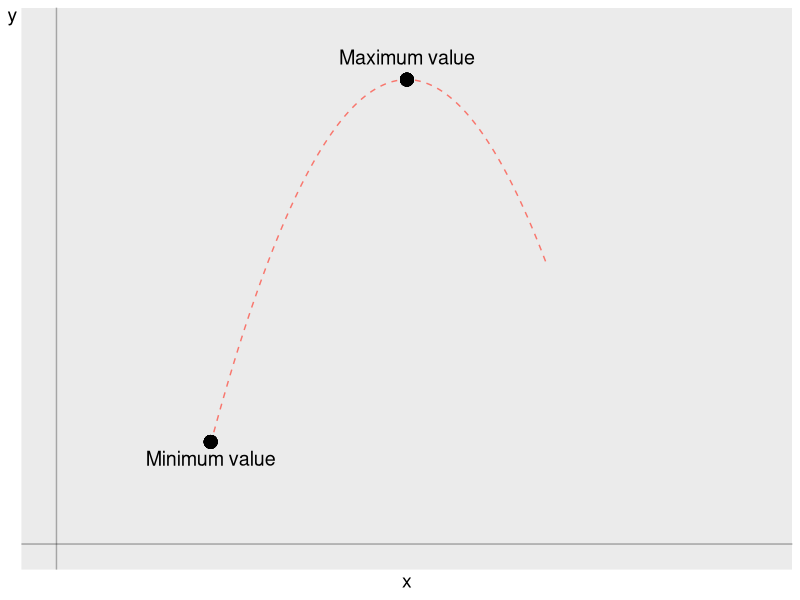
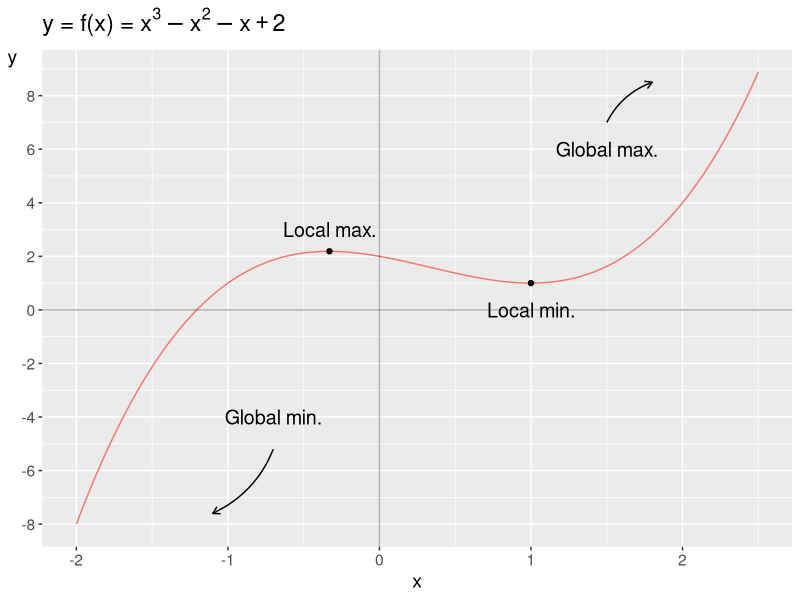
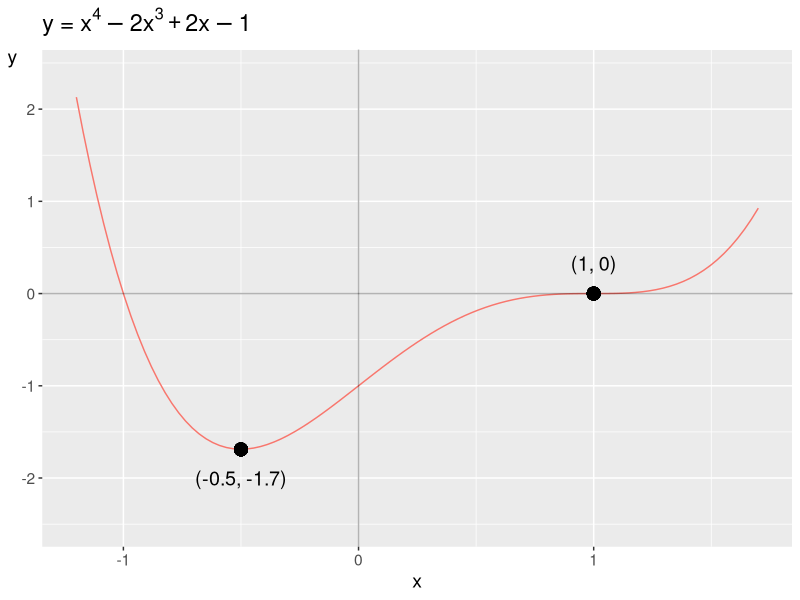

Recreate these plots in R, in order.
## ---- chunk 1
library("tidyverse")
th11 <- theme(axis.title.y=element_text(angle=0), text=element_text(size=14))
p11 <- ggplot(tibble(x=0:10), aes(x)) +
  geom_vline(xintercept=0, alpha=.3) +
  geom_hline(yintercept=0, alpha=.3) +
  th11
g_minmax <- p11 +
  stat_function(fun=function(x) 10-(x-5)^2, xlim=c(2.2,7), linetype="dashed", color="#F8766D") +
  scale_x_continuous(limits=c(0,10), breaks=NULL) +
  scale_y_continuous(limits=c(0,11), breaks=NULL) +
  geom_point(aes(5,10), color="black", size=4) +
  geom_point(aes(2.2,2.2), color="black", size=4) +
  annotate("text", x=2.2, y=2.2, label="Minimum value", vjust=1.6, size=5) +
  annotate("text", x=5, y=10, label="Maximum value", vjust=-1, size=5)
g_minmax
## ---- chunk 2
g_localminmax <- ggplot() +
  stat_function(fun=function(x) x^3-x^2-x+2, xlim=c(-2,2.5), color="#F8766D") +
  geom_point(aes(x=c(-.33,1), y=c(2.19,1))) +
  scale_y_continuous(breaks=seq(-8,8,2)) +
  labs(x="x", y="y", title=bquote("y = f(x) ="~x^3-x^2-x+2)) +
  th11 +
  annotate("text", x=-.33, y=3, label="Local max.", size=5) +
  annotate("text", x=1, y=0, label="Local min.", size=5) +
  annotate("text", x=1.5, y=6, label="Global max.", size=5) +
  annotate("text", x=-.7, y=-4, label="Global min.", size=5) +
  annotate("curve", x=-.7, y=-5.2, xend=-1.1, yend=-7.6,
           curvature=-.2, arrow=arrow(length=unit(2,"mm"))) +
  annotate("curve", x=1.5, y=7, xend=1.8, yend=8.5,
           curvature=-.2, arrow=arrow(length=unit(2,"mm"))) +
  geom_vline(xintercept=0, alpha=.3) +
  geom_hline(yintercept=0, alpha=.3)
g_localminmax
## ---- chunk 3
g_min_terrace <- ggplot(tibble(x=-10:10)) +
  th11 +
  stat_function(fun=function(x) x^4-2*x^3+2*x-1, color="#F8766D") +
  xlim(-1.2,1.7) + ylim(-2.5,2.4) +
  geom_point(aes(x=-.5, y=-1.69), size=4) +
  geom_point(aes(x=1, y=0), size=4) +
  labs(title=bquote("y ="~x^4-2*x^3+2*x-1), x="x", y="y") +
  annotate(geom='text', x=-.5, y=-2, label="(-0.5, -1.7)", size=5) +
  annotate(geom='text', x=1, y=.33, label="(1, 0)", size=5) +
  geom_vline(xintercept=0, alpha=.3) +
  geom_hline(yintercept=0, alpha=.3)
g_min_terrace
## ---- chunk 4
if (knitr::is_latex_output()) {
  ex_items <- list(
    list(
      q = "Find the extreme point of \\(f\\left(x\\right)=-x^{2}+4x\\)\n\n(a) Set (f'left(xright)=0)\n\n(b) Use the second derivative to determine whether this is a maximum or minimum.\n\n(c) Calculate (fleft(x^{*}right))",
      a = "(a) \\(-2x+4=0\\Rightarrow x^{*}=2\\) , (b) \\(f''\\left(x\\right)=-2<0\\) : maximum, (c) \\(f\\left(2\\right)=4\\) .\n\n"
    ),
    list(
      q = "Find the extreme point of \\(h\\left(k\\right)=k^{2}-k+3\\)\n\n(a) Set (h'left(kright)=0)\n\n(b) Use the second derivative to determine whether this is a maximum or minimum.\n\n(c) Calculate (hleft(k^{*}right))",
      a = "(a) \\(2k-1=0\\Rightarrow k^{*}=\\frac{1}{2}\\) , (b) \\(h''\\left(k\\right)=2>0\\) : minimum, (c) \\(h\\left(\\frac{1}{2}\\right)=\\frac{11}{4}=2.75\\) .\n\n"
    ),
    list(
      q = "Given \\(f\\left(x\\right)=x^{3}-x^{2}-x+2\\)\n\n(a) Find the critical points by setting (f'left(xright)=0)\n\n(b) Determine whether each critical point is a local maximum or local minimum.\n\n(c) State the function's global maximum and global minimum over the interval.",
      a = "(a) \\(3x^{2}-2x-1=0\\Rightarrow x_{1}^{*}=-\\frac{1}{3},x_{2}^{*}=1\\) , (b) \\(f''\\left(-\\frac{1}{3}\\right)=-40\\) (local min), (c) global extrema determined by boundary values.\n\n"
    ),
    list(
      q = "Find the extreme point of \\(f\\left(x\\right)=x^{2}-x\\)\n\n(a) Set (f'left(xright)=0)\n\n(b) Is this a maximum or minimum?\n\n(c) Calculate the extreme value (fleft(x^{*}right))",
      a = "(a) \\(2x-1=0\\Rightarrow x^{*}=\\frac{1}{2}\\) , (b) \\(f''\\left(x\\right)=2>0\\) : minimum, (c) \\(f\\left(\\frac{1}{2}\\right)=-\\frac{1}{4}\\) .\n\n"
    ),
    list(
      q = "Use the Lagrange method to maximize \\(f\\left(x\\right)=x^{2}\\)\n\n(a) Write the Lagrange function (mathcal{L}left(x,lambdaright))\n\n(b) Write the two first-order conditions.\n\n(c) Find (x^{*})",
      a = "(a) \\(\\mathcal{L}=x^{2}+\\lambda\\left(x^{2}-8\\right)\\) , (b) \\(\\mathcal{L}'_{x}=2x+2x\\lambda=0\\) , (c) \\(x^{*}=\\sqrt{8}=2\\sqrt{2}\\) .\n\n"
    ),
    list(
      q = "Use the Lagrange method to maximize \\(f\\left(x,y\\right)=xy\\) subject to \\(x+y=6\\) .\n\n(a) Write the Lagrange function (mathcal{L}left(x,y,lambdaright)) .\n\n(b) Write the three first-order conditions.\n\n(c) Find (x^{*}) and (y^{*}) .",
      a = "(a) \\(\\mathcal{L}=xy+\\lambda\\left(x+y-6\\right)\\) , (b) \\(\\mathcal{L}'_{x}=y+\\lambda=0\\) , (c) \\(x^{*}=y^{*}=3\\) .\n\n"
    ),
    list(
      q = "A firm has profit function \\(\\pi\\left(Q\\right)=100Q-Q^{2}-500\\) .\n\n(a) Find the profit-maximizing quantity (Q^{*}) by setting (pi'left(Qright)=0) .\n\n(b) Use the second derivative to confirm this is a maximum.\n\n(c) Calculate the maximum profit (pileft(Q^{*}right)) .",
      a = "(a) \\(\\pi'\\left(Q\\right)=100-2Q=0\\Rightarrow Q^{*}=50\\) , (b) \\(\\pi''\\left(Q\\right)=-2<0\\) : maximum, (c) \\(\\pi\\left(50\\right)=5000-2500-500=2000\\) .\n\n"
    ),
    list(
      q = "A firm's total cost is \\(TC\\left(q\\right)=q^{3}-6q^{2}+15q+10\\) .\n\n(a) Find the marginal cost (MCleft(qright)=TC'left(qright)) .\n\n(b) Find the quantity (q^{*}) that minimizes (MC) .\n\n(c) Verify it is a minimum using the second derivative.",
      a = "(a) \\(MC\\left(q\\right)=3q^{2}-12q+15\\) , (b) \\(MC'\\left(q\\right)=6q-12=0\\Rightarrow q^{*}=2\\) , (c) \\(MC''\\left(q\\right)=6>0\\) : minimum.\n\n"
    ),
    list(
      q = "Maximize \\(U\\left(x,y\\right)=x^{1/2}y^{1/2}\\) subject to \\(2x+y=12\\) .\n\n(a) Write the Lagrange function (mathcal{L}left(x,y,lambdaright)) .\n\n(b) Write the three first-order conditions.\n\n(c) Find (x^{*}) , (y^{*}) , and (Uleft(x^{*},y^{*}right)) .",
      a = "(a) \\(\\mathcal{L}=x^{1/2}y^{1/2}+\\lambda\\left(12-2x-y\\right)\\) , (b) FOCs: \\(\\frac{1}{2}x^{-1/2}y^{1/2}=2\\lambda\\) ; \\(\\frac{1}{2}x^{1/2}y^{-1/2}=\\lambda\\) ; \\(2x+y=12\\) , (c) \\(y=2x\\Rightarrow x^{*}=3,y^{*}=6,U=3\\sqrt{2}\\) .\n\n"
    ),
    list(
      q = "Find the extreme point of \\(f\\left(x,y\\right)=-x^{2}+2x-y^{2}+4y+5\\) .\n\n(a) Find (f'_{x}) and (f'_{y}) , and the critical point (left(x^{*},y^{*}right)) .\n\n(b) Calculate (D=f''_{xx}f''_{yy}-left(f''_{xy}right)^{2}) and classify the critical point.\n\n(c) Calculate (fleft(x^{*},y^{*}right)) .",
      a = "(a) \\(f'_{x}=-2x+2=0\\Rightarrow x^{*}=1\\) ; \\(f'_{y}=-2y+4=0\\Rightarrow y^{*}=2\\) , (b) \\(D=\\left(-2\\right)\\left(-2\\right)-0=4>0\\) , \\(f''_{xx}<0\\) : local maximum, (c) \\(f\\left(1,2\\right)=10\\) .\n\n"
    ),
    list(
      q = "Consider \\(f\\left(x,y\\right)=x^{2}-y^{2}\\) .\n\n(a) Find the critical point.\n\n(b) Calculate (D=f''_{xx}f''_{yy}-left(f''_{xy}right)^{2}) .\n\n(c) Interpret: what type of critical point is it?",
      a = "(a) \\(\\left(0,0\\right)\\) , (b) \\(D=2\\cdot\\left(-2\\right)-0^{2}=-4<0\\) , (c) \\(D<0\\) : saddle point (neither maximum nor minimum).\n\n"
    ),
    list(
      q = "Maximize \\(U\\left(x,y\\right)=xy^{2}\\) subject to \\(x+2y=6\\) .\n\n(a) Write the Lagrange function.\n\n(b) From the first-order conditions, find the relationship between (x) and (y) .\n\n(c) Find (x^{*}) , (y^{*}) , and (Uleft(x^{*},y^{*}right)) .",
      a = "(a) \\(\\mathcal{L}=xy^{2}+\\lambda\\left(6-x-2y\\right)\\) , (b) \\(y^{2}=\\lambda\\) ; \\(2xy=2\\lambda\\Rightarrow x=y\\) , (c) \\(x^{*}=y^{*}=2,U\\left(2,2\\right)=8\\) .\n\n"
    )
  )
  for (i in seq_along(ex_items)) {
    cat("**", i, ".** ", ex_items[[i]]$q, "\n\n", sep="")
    if (nzchar(trimws(ex_items[[i]]$a)))
      cat("*Answer:* ", ex_items[[i]]$a, "\n\n", sep="")
  }
}
